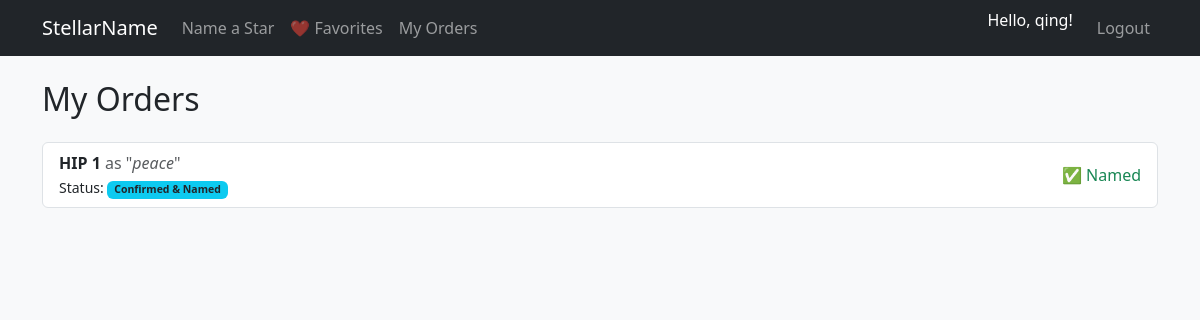
Page /orders/ (signed in) on the earlier database version.
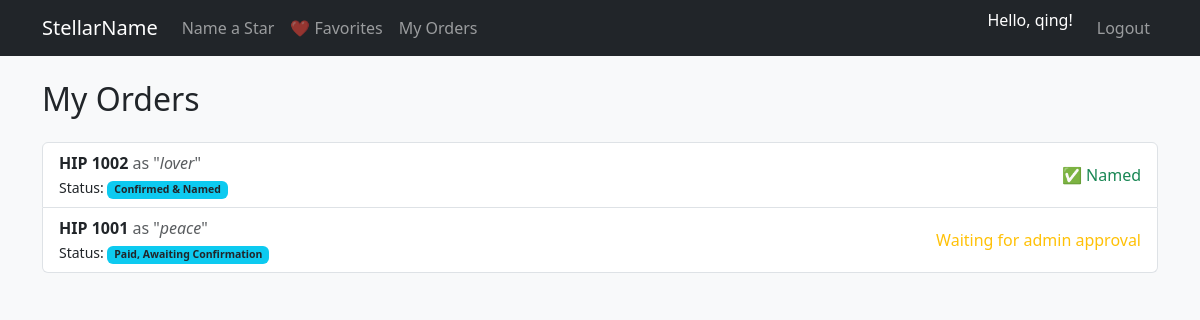
Same page on the later database version.
### catalog/models.py (models this page shows, shortened)
class Order(models.Model):
    STATUS_CHOICES = [
        ('pending', 'In Cart'),
        ('paid', 'Paid, Awaiting Confirmation'),
        ('confirmed', 'Confirmed & Named'),
    ]
    user = models.ForeignKey(User, on_delete=models.CASCADE)
    star = models.ForeignKey(Star, on_delete=models.CASCADE)
    name_given = models.CharField(max_length=100)
    price = models.DecimalField(max_digits=6, decimal_places=2, default=19.99)
    date_ordered = models.DateTimeField(auto_now_add=True)
    status = models.CharField(max_length=20, choices=STATUS_CHOICES, default='pending')

class Star(models.Model):
    name = models.CharField(max_length=100)
    constellation = models.CharField(max_length=100)
    magnitude = models.FloatField()
    ra = models.FloatField(help_text="Right Ascension")
    dec = models.FloatField(help_text="Declination")

### catalog/views.py (the view)
# urls.py: path('orders/', views.my_orders, name='my_orders'),
@login_required
def my_orders(request):
    orders = Order.objects.filter(user=request.user)
    return render(request, 'catalog/my_orders.html', {'orders': orders})

### catalog/templates/catalog/my_orders.html
{% extends 'catalog/base.html' %}
{% block content %}
<h2 class="mb-4">My Orders</h2>
{% if orders %}
  <ul class="list-group">
    {% for order in orders %}
      <li class="list-group-item d-flex justify-content-between align-items-center">
        <div>
          <strong>{{ order.star.name }}</strong>
          <span class="text-muted">as "<em>{{ order.name_given }}</em>"</span><br>
          <small>Status: <span class="badge bg-info text-dark">{{ order.get_status_display }}</span></small>
        </div>
        <div>
          {% if order.status == 'pending' %}
            <a href="{% url 'pay_for_order' order.id %}" class="btn btn-sm btn-success">Pay ${{ order.price }}</a>
          {% elif order.status == 'paid' %}
            <span class="text-warning">Waiting for admin approval</span>
          {% elif order.status == 'confirmed' %}
            <span class="text-success">✅ Named</span>
          {% endif %}
        </div>
      </li>
    {% endfor %}
  </ul>
{% else %}
  <p class="text-muted">You haven't ordered any stars yet.</p>
{% endif %}
{% endblock %}

### catalog/templates/catalog/base.html (shortened to what this page needs)
<!DOCTYPE html>
<html lang="en">
<head>
  <link href="https://cdn.jsdelivr.net/npm/bootstrap@5.3.0/dist/css/bootstrap.min.css" rel="stylesheet">
</head>
<body class="bg-light text-dark">
  <nav class="navbar navbar-expand-lg navbar-dark bg-dark mb-4">
    <div class="container">
      <a class="navbar-brand" href="{% url 'star_list' %}">StellarName</a>
      <div class="collapse navbar-collapse">
        <ul class="navbar-nav me-auto">
          {% if user.is_authenticated %}
            {% if user.is_superuser %}
              <li class="nav-item"><a class="nav-link" href="{% url 'dashboard' %}">Dashboard</a></li>
              <li class="nav-item"><a class="nav-link" href="{% url 'admin_orders' %}">Admin Orders</a></li>
            {% else %}
              <li class="nav-item"><a class="nav-link" href="{% url 'create_order' %}">Name a Star</a></li>
              <li class="nav-item"><a class="nav-link" href="{% url 'my_favorites' %}">❤️ Favorites</a></li>
              <li class="nav-item"><a class="nav-link" href="{% url 'my_orders' %}">My Orders</a></li>
            {% endif %}
          {% endif %}
        </ul>
        <ul class="navbar-nav ms-auto">
          {% if user.is_authenticated %}
            <li class="nav-item">
              <span class="navbar-text text-white me-3">Hello, {{ user.username }}!</span>
            </li>
            <li class="nav-item">
              <a class="nav-link" href="{% url 'logout' %}">Logout</a>
            </li>
          {% else %}
            <li class="nav-item"><a class="nav-link" href="{% url 'login' %}">User Login</a></li>
            <li class="nav-item"><a class="nav-link" href="{% url 'register' %}">Register</a></li>
            <li class="nav-item"><a class="nav-link" href="/admin/">Admin</a></li>
          {% endif %}
        </ul>
      </div>
    </div>
  </nav>
  <div class="container">
    {% block content %}{% endblock %}
  </div>
</body>
</html>

Differences in the rows shown:
removed Order: star.name "HIP 1", name_given "peace", status "Confirmed & Named", shows "✅ Named"
added Order: star.name "HIP 1002", name_given "lover", status "Confirmed & Named", shows "✅ Named"
added Order: star.name "HIP 1001", name_given "peace", status "Paid, Awaiting Confirmation", shows "Waiting for admin approval"
